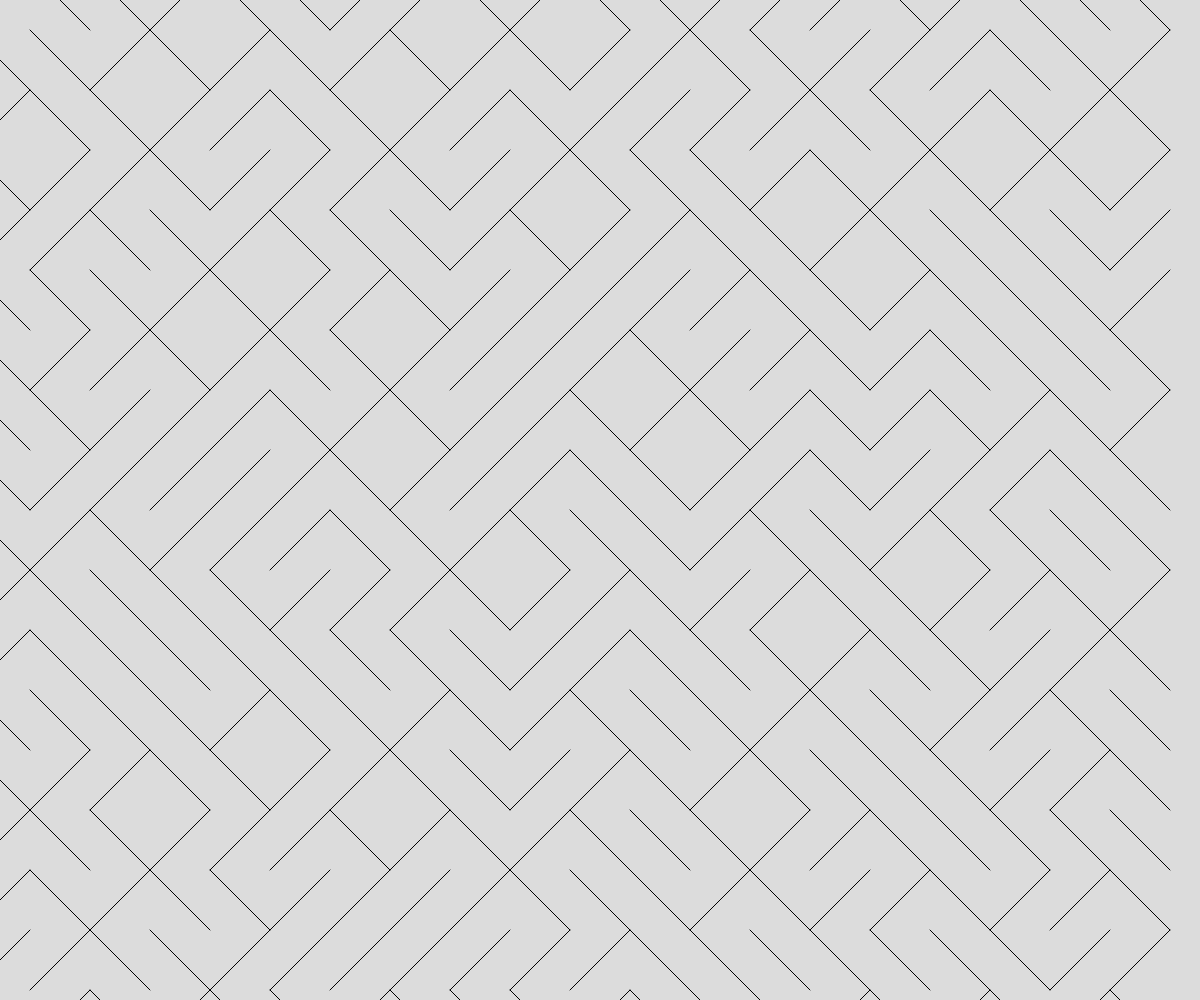
Frame 1 (no input)
Frame 60 (no input): identical to frame 1, image omitted
Frame 120 (the mouse pressed at the canvas centre since frame 60): identical to frame 1, image omitted

The p5.js sketch that drew this single still picture (run headless with seeded random() and noise() and a simulated clock; from frame 60 on, the mouse is pressed at the canvas centre):

// p5.js sketch
// ── sketch.js
// Generative Art

function setup() {
  createCanvas(windowWidth, windowHeight);
  background(220);
  lots_of_lines(20, 20);
}

function draw() {
  
}

function lots_of_lines(columns, rows) {
  for (let x = 0; x < columns; x++){
    for (let y = 0; y <rows; y++) {
      let space_amount = width/columns;
      diagonal_line(x * space_amount, y * space_amount, space_amount);
    }
  }
}

function diagonal_line(x, y, spacing) {
  if (random(2) > 1){
    line(x - spacing/2, y + spacing/2, x + spacing/2, y - spacing/2);
  }
  else{
    line(x - spacing/2, y - spacing/2, x + spacing/2, y + spacing/2);
  }
}
